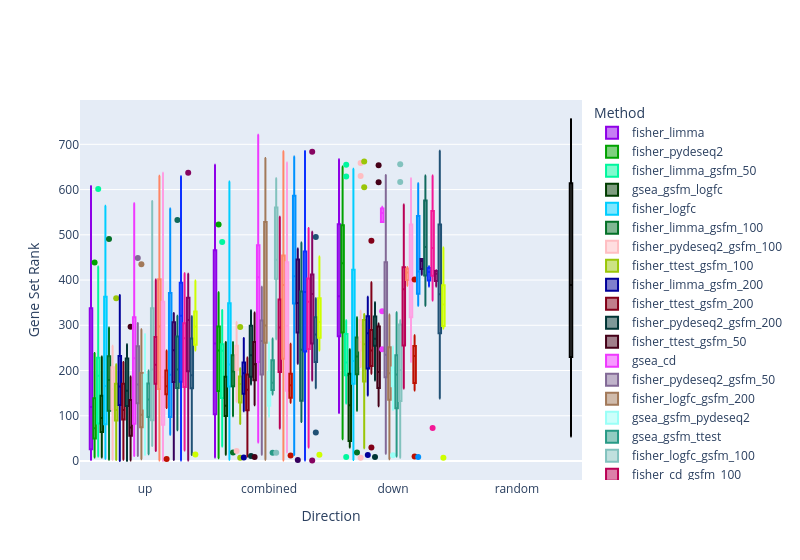
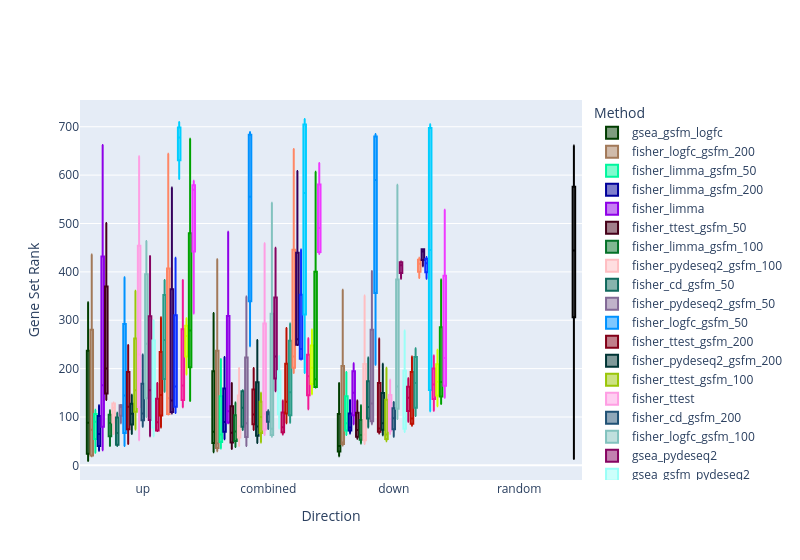
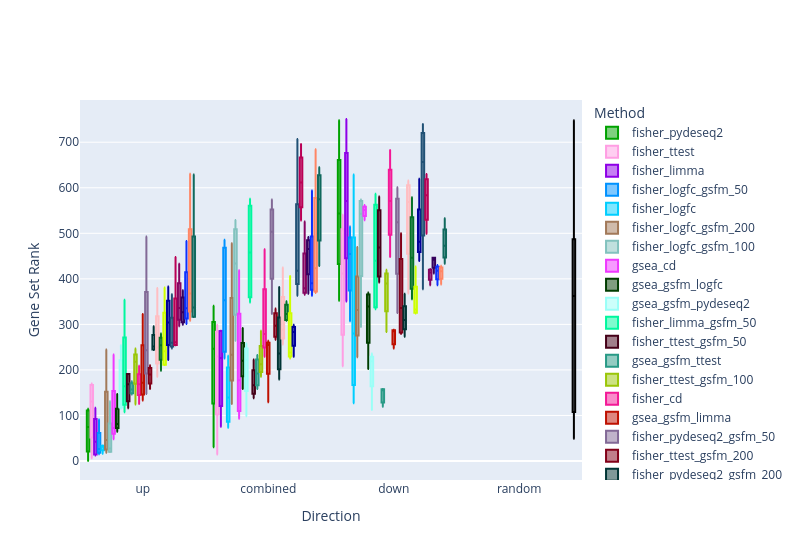

The cell these charts' notebook holds for them, in order:
### Code cell
method_color_map = dict(zip(['random', *dex_chea2022_df['Method'].unique()], glasbey.extend_palette(['#000000'], len(dex_chea2022_df['Method'].unique())+1, colorblind_safe=True)))

for tf in dex_chea2022_df['TF'].unique():
    sub_df = dex_chea2022_df[dex_chea2022_df['TF']==tf]
    sub_df = sub_df[sub_df['Term'].apply(lambda x: 'MLEC' not in x and 'WistarRat' not in x)]
    order = sub_df.groupby('Gene_Set').mean(numeric_only=True).sort_values('Rank').index.map(lambda x: x.split(':')[0]).unique()
    sub_df['Method'] = pd.Categorical(sub_df['Method'], order)
    sub_df['Direction'] = pd.Categorical(sub_df['Direction'], ['up', 'combined', 'down'])
    sub_df = sub_df.sort_values(by=['Direction', 'Method'])

    fig1 = go.Figure()
    for method in sub_df['Method'].unique(): 
      m_df = sub_df[sub_df['Method'] == method]
      fig1.add_trace(go.Box(
          x=m_df[m_df['Method'] == method]['Direction'],
          y=m_df[m_df['Method'] == method]['Rank'],
          name=method, 
          marker_color=method_color_map[method]
      ))
    sub_rand_df = rand_df[rand_df['TF'] == tf]
    fig1.add_trace(go.Box(
      x=sub_rand_df['Method'],
      y=sub_rand_df['Rank'],
      name='random', 
      marker_color='black'
    ))
    fig1.update_layout(
      width=800,
      boxmode='group',
      boxgap=0.1,
      xaxis={
          'title': {'text': 'Direction'}, 
      },
      yaxis={
          'title': {'text': 'Gene Set Rank'}
      },
      legend_title_text="Method"
    )
    fig1.show()    
    if tf == 'NR3C1': 
        fig1.write_image(f'{data_dir}/2D_300dpi.png', scale=(800/300))
